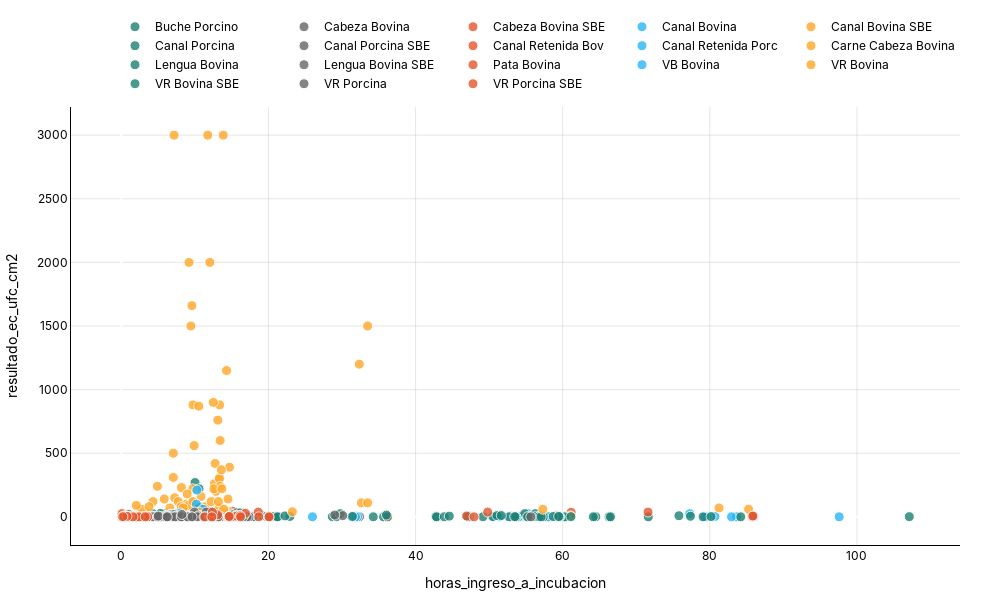

This figure's notebook cell:
### Code cell
plot_scatter(
    df=analisis_ecoli_36c_24h[analisis_ecoli_36c_24h["resultado_ec_ufc_cm2"]>0],
     x_col="horas_ingreso_a_incubacion",
      y_col="resultado_ec_ufc_cm2",
       group_col="tipo_muestra_producto", 
       size_col="", 
       order_groups=None, 
       hover_data_cols=None, 
       title="", 
       x_title=None, 
       y_title=None, 
       text_format=".1f", 
       marker_size=10, 
       marker_opacity=0.8, 
       marker_colors=None, 
       height=600, 
       width=1000, 
       font_family="Inter, Arial, sans-serif", 
       output_path=None
)

### Figure 1 — Plotly figure (JSON) as saved in the notebook; plotly's stock layout.template omitted (floating-point values rounded to 4 significant figures; data arrays with more than 128 entries replaced by an {"elided": "..."} marker saying what was removed)
{"data": [{"customdata": [["9.65", "10.0", "Buche Porcino"], ["11.55", "20.0", "Buche Porcino"], ["11.68", "10.0", "Buche Porcino"], ["8.8", "10.0", "Buche Porcino"], ["10.02", "270.0", "Buche Porcino"], ["11.17", "20.0", "Buche Porcino"], ["10.57", "220.0", "Buche Porcino"], ["7.5", "10.0", "Buche Porcino"], ["8.083", "10.0", "Buche Porcino"], ["8.017", "50.0", "Buche Porcino"], ["10.62", "30.0", "Buche Porcino"], ["9.9", "20.0", "Buche Porcino"], ["9.667", "10.0", "Buche Porcino"], ["14.17", "10.0", "Buche Porcino"], ["13.67", "10.0", "Buche Porcino"], ["12.33", "30.0", "Buche Porcino"], ["14.78", "10.0", "Buche Porcino"], ["8.417", "20.0", "Buche Porcino"], ["11.08", "10.0", "Buche Porcino"], ["11.67", "10.0", "Buche Porcino"]], "hovertemplate": "<b>tipo_muestra_producto:</b> %{customdata[2]}<br><b>horas_ingreso_a_incubacion:</b> %{customdata[0]}<br><b>resultado_ec_ufc_cm2:</b> %{customdata[1]}<extra></extra>", "marker": {"color": "#1C8074", "line": {"color": "white", "width": 1}, "opacity": 0.8, "size": 10, "sizemode": "diameter", "sizeref": 1}, "mode": "markers", "name": "Buche Porcino", "type": "scatter", "x": [9.65, 11.55, 11.68, 8.8, 10.02, 11.17, 10.57, 7.5, 8.083, 8.017, 10.62, 9.9, 9.667, 14.17, 13.67, 12.33, 14.78, 8.417, 11.08, 11.67], "y": [10, 20, 10, 10, 270, 20, 220, 10, 10, 50, 30, 20, 10, 10, 10, 30, 10, 20, 10, 10]}, {"customdata": [["8.433", "0.2", "Cabeza Bovina"], ["8.267", "2.0", "Cabeza Bovina"], ["56.67", "0.2", "Cabeza Bovina"], ["6.2", "0.8", "Cabeza Bovina"], ["5.5", "3.0", "Cabeza Bovina"], ["6.633", "5.0", "Cabeza Bovina"], ["9.1", "1.5", "Cabeza Bovina"], ["7.367", "0.2", "Cabeza Bovina"], ["8.55", "0.2", "Cabeza Bovina"], ["9.55", "0.2", "Cabeza Bovina"], ["9.233", "0.5", "Cabeza Bovina"], ["8.233", "1.0", "Cabeza Bovina"], ["32.38", "0.8", "Cabeza Bovina"], ["8.95", "9.0", "Cabeza Bovina"], ["10.17", "0.5", "Cabeza Bovina"], ["7.6", "0.2", "Cabeza Bovina"], ["2.267", "0.5", "Cabeza Bovina"], ["9.9", "0.8", "Cabeza Bovina"], ["7.35", "0.5", "Cabeza Bovina"], ["7.733", "0.2", "Cabeza Bovina"], ["9.583", "3.2", "Cabeza Bovina"], ["57.62", "0.2", "Cabeza Bovina"], ["10.3", "4.5", "Cabeza Bovina"], ["9.317", "2.0", "Cabeza Bovina"], ["13.08", "0.2", "Cabeza Bovina"], ["12.57", "0.2", "Cabeza Bovina"], ["6.15", "2.2", "Cabeza Bovina"], ["7.183", "0.8", "Cabeza Bovina"], ["7.967", "0.2", "Cabeza Bovina"], ["4.567", "0.8", "Cabeza Bovina"], ["12.03", "0.2", "Cabeza Bovina"], ["12.37", "7.5", "Cabeza Bovina"], ["7.817", "0.2", "Cabeza Bovina"], ["12.63", "0.2", "Cabeza Bovina"]], "hovertemplate": "<b>tipo_muestra_producto:</b> %{customdata[2]}<br><b>horas_ingreso_a_incubacion:</b> %{customdata[0]}<br><b>resultado_ec_ufc_cm2:</b> %{customdata[1]}<extra></extra>", "marker": {"color": "#666666", "line": {"color": "white", "width": 1}, "opacity": 0.8, "size": 10, "sizemode": "diameter", "sizeref": 1}, "mode": "markers", "name": "Cabeza Bovina", "type": "scatter", "x": [8.433, 8.267, 56.67, 6.2, 5.5, 6.633, 9.1, 7.367, 8.55, 9.55, 9.233, 8.233, 32.38, 8.95, 10.17, 7.6, 2.267, 9.9, 7.35, 7.733, 9.583, 57.62, 10.3, 9.317, 13.08, 12.57, 6.15, 7.183, 7.967, 4.567, 12.03, 12.37, 7.817, 12.63], "y": [0.25, 2, 0.25, 0.75, 3, 5, 1.5, 0.25, 0.25, 0.25, 0.5, 1, 0.75, 9, 0.5, 0.25, 0.5, 0.75, 0.5, 0.25, 3.25, 0.25, 4.5, 2, 0.25, 0.25, 2.25, 0.75, 0.25, 0.75, 0.25, 7.5, 0.25, 0.25]}, {"customdata": [["11.83", "0.5", "Cabeza Bovina SBE"], ["12.43", "6.2", "Cabeza Bovina SBE"], ["10.88", "0.2", "Cabeza Bovina SBE"], ["2.983", "0.2", "Cabeza Bovina SBE"], ["10.63", "3.0", "Cabeza Bovina SBE"], ["11", "3.8", "Cabeza Bovina SBE"], ["12.48", "0.2", "Cabeza Bovina SBE"], ["12.97", "0.2", "Cabeza Bovina SBE"], ["14.67", "13.0", "Cabeza Bovina SBE"], ["12.57", "1.5", "Cabeza Bovina SBE"], ["12.82", "0.8", "Cabeza Bovina SBE"], ["15.13", "44.2", "Cabeza Bovina SBE"], ["14.52", "1.5", "Cabeza Bovina SBE"], ["61.15", "36.0", "Cabeza Bovina SBE"], ["13", "4.5", "Cabeza Bovina SBE"], ["13.38", "1.2", "Cabeza Bovina SBE"], ["16.17", "0.2", "Cabeza Bovina SBE"], ["16.33", "0.5", "Cabeza Bovina SBE"], ["14.98", "2.0", "Cabeza Bovina SBE"], ["15.87", "0.2", "Cabeza Bovina SBE"], ["12.33", "3.0", "Cabeza Bovina SBE"], ["12.03", "0.2", "Cabeza Bovina SBE"], ["13.15", "1.8", "Cabeza Bovina SBE"], ["36.07", "0.5", "Cabeza Bovina SBE"], ["12.97", "7.5", "Cabeza Bovina SBE"], ["16.52", "15.8", "Cabeza Bovina SBE"], ["7.4", "1.0", "Cabeza Bovina SBE"], ["0.9", "1.0", "Cabeza Bovina SBE"], ["10.57", "1.5", "Cabeza Bovina SBE"], ["14.85", "0.5", "Cabeza Bovina SBE"], ["15.6", "13.5", "Cabeza Bovina SBE"], ["12.58", "1.2", "Cabeza Bovina SBE"]], "hovertemplate": "<b>tipo_muestra_producto:</b> %{customdata[2]}<br><b>horas_ingreso_a_incubacion:</b> %{customdata[0]}<br><b>resultado_ec_ufc_cm2:</b> %{customdata[1]}<extra></extra>", "marker": {"color": "#E4572E", "line": {"color": "white", "width": 1}, "opacity": 0.8, "size": 10, "sizemode": "diameter", "sizeref": 1}, "mode": "markers", "name": "Cabeza Bovina SBE", "type": "scatter", "x": [11.83, 12.43, 10.88, 2.983, 10.63, 11, 12.48, 12.97, 14.67, 12.57, 12.82, 15.13, 14.52, 61.15, 13, 13.38, 16.17, 16.33, 14.98, 15.87, 12.33, 12.03, 13.15, 36.07, 12.97, 16.52, 7.4, 0.9, 10.57, 14.85, 15.6, 12.58], "y": [0.5, 6.25, 0.25, 0.25, 3, 3.75, 0.25, 0.25, 13, 1.5, 0.75, 44.25, 1.5, 36, 4.5, 1.25, 0.25, 0.5, 2, 0.25, 3, 0.25, 1.75, 0.5, 7.5, 15.75, 1, 1, 1.5, 0.5, 13.5, 1.25]}, {"customdata": {"elided": "214x3 str values"}, "hovertemplate": "<b>tipo_muestra_producto:</b> %{customdata[2]}<br><b>horas_ingreso_a_incubacion:</b> %{customdata[0]}<br><b>resultado_ec_ufc_cm2:</b> %{customdata[1]}<extra></extra>", "marker": {"color": "#29B6F6", "line": {"color": "white", "width": 1}, "opacity": 0.8, "size": 10, "sizemode": "diameter", "sizeref": 1}, "mode": "markers", "name": "Canal Bovina", "type": "scatter", "x": {"elided": "214 float values"}, "y": {"elided": "214 float values"}}, {"customdata": [["12.17", "0.1", "Canal Bovina SBE"], ["13.83", "0.3", "Canal Bovina SBE"], ["9.75", "0.1", "Canal Bovina SBE"], ["2.75", "0.3", "Canal Bovina SBE"], ["10.57", "0.3", "Canal Bovina SBE"], ["10.7", "0.8", "Canal Bovina SBE"], ["10.83", "1.0", "Canal Bovina SBE"], ["12.38", "0.2", "Canal Bovina SBE"], ["12.75", "0.1", "Canal Bovina SBE"], ["15.1", "6.0", "Canal Bovina SBE"], ["14.45", "1.0", "Canal Bovina SBE"], ["61.08", "7.2", "Canal Bovina SBE"], ["12.93", "0.3", "Canal Bovina SBE"], ["11.8", "0.1", "Canal Bovina SBE"], ["12.2", "0.1", "Canal Bovina SBE"], ["17.25", "0.2", "Canal Bovina SBE"], ["15.63", "0.4", "Canal Bovina SBE"], ["12.42", "0.6", "Canal Bovina SBE"], ["12.27", "0.2", "Canal Bovina SBE"], ["0.1833", "0.1", "Canal Bovina SBE"], ["16.7", "25.0", "Canal Bovina SBE"], ["11.02", "0.5", "Canal Bovina SBE"], ["36", "1.0", "Canal Bovina SBE"], ["36.13", "0.7", "Canal Bovina SBE"], ["12.83", "0.2", "Canal Bovina SBE"], ["12.92", "5.5", "Canal Bovina SBE"], ["9.583", "0.2", "Canal Bovina SBE"], ["16.45", "25.0", "Canal Bovina SBE"], ["15.57", "0.5", "Canal Bovina SBE"], ["7.333", "0.4", "Canal Bovina SBE"], ["16.97", "1.0", "Canal Bovina SBE"], ["10.5", "20.8", "Canal Bovina SBE"], ["12.5", "1.0", "Canal Bovina SBE"]], "hovertemplate": "<b>tipo_muestra_producto:</b> %{customdata[2]}<br><b>horas_ingreso_a_incubacion:</b> %{customdata[0]}<br><b>resultado_ec_ufc_cm2:</b> %{customdata[1]}<extra></extra>", "marker": {"color": "#FFA726", "line": {"color": "white", "width": 1}, "opacity": 0.8, "size": 10, "sizemode": "diameter", "sizeref": 1}, "mode": "markers", "name": "Canal Bovina SBE", "type": "scatter", "x": [12.17, 13.83, 9.75, 2.75, 10.57, 10.7, 10.83, 12.38, 12.75, 15.1, 14.45, 61.08, 12.93, 11.8, 12.2, 17.25, 15.63, 12.42, 12.27, 0.1833, 16.7, 11.02, 36, 36.13, 12.83, 12.92, 9.583, 16.45, 15.57, 7.333, 16.97, 10.5, 12.5], "y": [0.08, 0.33, 0.08, 0.33, 0.33, 0.83, 1, 0.25, 0.08, 6, 1, 7.25, 0.33, 0.08, 0.08, 0.25, 0.42, 0.58, 0.17, 0.08, 25, 0.5, 1, 0.67, 0.17, 5.5, 0.25, 25, 0.5, 0.42, 1, 20.83, 1]}, {"customdata": {"elided": "295x3 str values"}, "hovertemplate": "<b>tipo_muestra_producto:</b> %{customdata[2]}<br><b>horas_ingreso_a_incubacion:</b> %{customdata[0]}<br><b>resultado_ec_ufc_cm2:</b> %{customdata[1]}<extra></extra>", "marker": {"color": "#1C8074", "line": {"color": "white", "width": 1}, "opacity": 0.8, "size": 10, "sizemode": "diameter", "sizeref": 1}, "mode": "markers", "name": "Canal Porcina", "type": "scatter", "x": {"elided": "295 float values"}, "y": {"elided": "295 float values"}}, {"customdata": [["1.1", "0.7", "Canal Porcina SBE"], ["0.1", "1.8", "Canal Porcina SBE"], ["2.4", "0.1", "Canal Porcina SBE"], ["20", "0.6", "Canal Porcina SBE"], ["1.917", "0.2", "Canal Porcina SBE"], ["1.133", "3.1", "Canal Porcina SBE"], ["0.3333", "0.1", "Canal Porcina SBE"], ["0.5333", "0.1", "Canal Porcina SBE"], ["0.08333", "0.1", "Canal Porcina SBE"], ["0.1667", "0.3", "Canal Porcina SBE"], ["0.2", "0.3", "Canal Porcina SBE"], ["0.3", "0.5", "Canal Porcina SBE"], ["0.08333", "0.8", "Canal Porcina SBE"], ["0.8", "2.2", "Canal Porcina SBE"], ["0.9333", "1.8", "Canal Porcina SBE"], ["1", "0.2", "Canal Porcina SBE"], ["0.3167", "0.2", "Canal Porcina SBE"], ["2.4", "0.1", "Canal Porcina SBE"], ["1.017", "0.2", "Canal Porcina SBE"], ["12.35", "0.1", "Canal Porcina SBE"], ["10.73", "0.2", "Canal Porcina SBE"], ["0.7", "2.2", "Canal Porcina SBE"], ["14.55", "0.2", "Canal Porcina SBE"], ["85.77", "0.5", "Canal Porcina SBE"]], "hovertemplate": "<b>tipo_muestra_producto:</b> %{customdata[2]}<br><b>horas_ingreso_a_incubacion:</b> %{customdata[0]}<br><b>resultado_ec_ufc_cm2:</b> %{customdata[1]}<extra></extra>", "marker": {"color": "#666666", "line": {"color": "white", "width": 1}, "opacity": 0.8, "size": 10, "sizemode": "diameter", "sizeref": 1}, "mode": "markers", "name": "Canal Porcina SBE", "type": "scatter", "x": [1.1, 0.1, 2.4, 20, 1.917, 1.133, 0.3333, 0.5333, 0.08333, 0.1667, 0.2, 0.3, 0.08333, 0.8, 0.9333, 1, 0.3167, 2.4, 1.017, 12.35, 10.73, 0.7, 14.55, 85.77], "y": [0.67, 1.75, 0.08, 0.58, 0.25, 3.08, 0.08, 0.08, 0.08, 0.33, 0.33, 0.5, 0.83, 2.17, 1.83, 0.17, 0.17, 0.08, 0.17, 0.08, 0.25, 2.17, 0.25, 0.5]}, {"customdata": [["1", "2.2", "Canal Retenida Bov"], ["1.033", "3.0", "Canal Retenida Bov"], ["1.067", "0.2", "Canal Retenida Bov"], ["1.133", "0.6", "Canal Retenida Bov"], ["1.167", "3.2", "Canal Retenida Bov"], ["1.2", "2.2", "Canal Retenida Bov"], ["1.233", "3.4", "Canal Retenida Bov"], ["1.267", "3.2", "Canal Retenida Bov"], ["1.3", "2.9", "Canal Retenida Bov"], ["5.833", "0.1", "Canal Retenida Bov"], ["5.9", "0.2", "Canal Retenida Bov"], ["6.767", "0.1", "Canal Retenida Bov"], ["0.5", "0.4", "Canal Retenida Bov"], ["0.5", "0.4", "Canal Retenida Bov"]], "hovertemplate": "<b>tipo_muestra_producto:</b> %{customdata[2]}<br><b>horas_ingreso_a_incubacion:</b> %{customdata[0]}<br><b>resultado_ec_ufc_cm2:</b> %{customdata[1]}<extra></extra>", "marker": {"color": "#E4572E", "line": {"color": "white", "width": 1}, "opacity": 0.8, "size": 10, "sizemode": "diameter", "sizeref": 1}, "mode": "markers", "name": "Canal Retenida Bov", "type": "scatter", "x": [1, 1.033, 1.067, 1.133, 1.167, 1.2, 1.233, 1.267, 1.3, 5.833, 5.9, 6.767, 0.5, 0.5], "y": [2.17, 3, 0.25, 0.58, 3.25, 2.17, 3.42, 3.25, 2.92, 0.08, 0.25, 0.08, 0.42, 0.42]}, {"customdata": [["0.8333", "0.2", "Canal Retenida Porc"], ["6", "0.1", "Canal Retenida Porc"]], "hovertemplate": "<b>tipo_muestra_producto:</b> %{customdata[2]}<br><b>horas_ingreso_a_incubacion:</b> %{customdata[0]}<br><b>resultado_ec_ufc_cm2:</b> %{customdata[1]}<extra></extra>", "marker": {"color": "#29B6F6", "line": {"color": "white", "width": 1}, "opacity": 0.8, "size": 10, "sizemode": "diameter", "sizeref": 1}, "mode": "markers", "name": "Canal Retenida Porc", "type": "scatter", "x": [0.8333, 6], "y": [0.25, 0.08]}, {"customdata": {"elided": "109x3 str values"}, "hovertemplate": "<b>tipo_muestra_producto:</b> %{customdata[2]}<br><b>horas_ingreso_a_incubacion:</b> %{customdata[0]}<br><b>resultado_ec_ufc_cm2:</b> %{customdata[1]}<extra></extra>", "marker": {"color": "#FFA726", "line": {"color": "white", "width": 1}, "opacity": 0.8, "size": 10, "sizemode": "diameter", "sizeref": 1}, "mode": "markers", "name": "Carne Cabeza Bovina", "type": "scatter", "x": [12.65, 10.37, 13.33, 14.57, 8, 3.4, 10.77, 13.33, 7.667, 7.25, 4.3, 7.733, 8.033, 5.833, 9.283, 1.817, 10.8, 10.83, 10.87, 10.9, 3.4, 11.15, 7.533, 6.6, 5.667, 6.483, 6.7, 11.85, 11.88, 8.167, 9.7, 9.75, 9, 13.77, 23.25, 11.48, 11.92, 12.6, 8.6, 9.983, 10.37, 7.833, 9.9, 8.633, 10.63, 9.65, 10.53, 9.6, 11.38, 0.3333, 2.5, 12.03, 11.1, 2.767, 11.03, 14.5, 7.067, 14.7, 14.3, 12.68, 9.6, 3.767, 4.9, 12.85, 10.07, 9.2, 14.2, 11.1, 10.37, 8.95, 9.45, 13.12, 13.37, 9.533, 32.35, 8.967, 14.03, 14.12, 7.167, 81.25, 13.33, 12.75, 10.05, 13.85, 13.92, 11.18, 13.6, 12.22, 9.633, 7.067, 8.867, 8.133, 9.167, 33.48, 9.717, 32.63, 13.43, 57.3, 13.43, 12.58, 8.417, 33.48, 11.75, 9.75, 13.67, 13.2, 85.27, 2.033, 12.5], "y": [260, 10, 310, 40, 10, 10, 10, 70, 10, 150, 120, 120, 20, 140, 10, 10, 80, 160, 10, 30, 30, 10, 10, 70, 10, 10, 20, 60, 10, 230, 220, 880, 20, 20, 40, 30, 10, 10, 20, 30, 10, 20, 560, 40, 30, 100, 870, 1660, 80, 20, 20, 2000, 20, 60, 10, 140, 500, 390, 1150, 10, 40, 80, 240, 200, 20, 2000, 40, 10, 20, 180, 1500, 760, 880, 20, 1200, 60, 30, 10, 3000, 70, 300, 420, 10, 3000, 60, 10, 370, 120, 110, 310, 100, 80, 90, 1500, 10, 110, 240, 60, 600, 220, 70, 110, 3000, 120, 220, 120, 60, 90, 900]}, {"customdata": [["9.45", "0.5", "Lengua Bovina"], ["5.3", "27.0", "Lengua Bovina"], ["7.333", "0.2", "Lengua Bovina"], ["7.433", "0.5", "Lengua Bovina"], ["6.9", "2.0", "Lengua Bovina"], ["5.9", "0.2", "Lengua Bovina"], ["6.183", "0.2", "Lengua Bovina"], ["9", "0.2", "Lengua Bovina"], ["9.85", "0.8", "Lengua Bovina"], ["9.65", "0.5", "Lengua Bovina"], ["8.767", "0.5", "Lengua Bovina"], ["9.933", "0.8", "Lengua Bovina"], ["10.27", "1.0", "Lengua Bovina"], ["10.58", "75.0", "Lengua Bovina"], ["12.42", "0.5", "Lengua Bovina"], ["13.18", "2.5", "Lengua Bovina"], ["12.6", "0.8", "Lengua Bovina"], ["7.117", "2.8", "Lengua Bovina"], ["5.5", "0.2", "Lengua Bovina"], ["6.617", "0.2", "Lengua Bovina"], ["12.67", "0.2", "Lengua Bovina"]], "hovertemplate": "<b>tipo_muestra_producto:</b> %{customdata[2]}<br><b>horas_ingreso_a_incubacion:</b> %{customdata[0]}<br><b>resultado_ec_ufc_cm2:</b> %{customdata[1]}<extra></extra>", "marker": {"color": "#1C8074", "line": {"color": "white", "width": 1}, "opacity": 0.8, "size": 10, "sizemode": "diameter", "sizeref": 1}, "mode": "markers", "name": "Lengua Bovina", "type": "scatter", "x": [9.45, 5.3, 7.333, 7.433, 6.9, 5.9, 6.183, 9, 9.85, 9.65, 8.767, 9.933, 10.27, 10.58, 12.42, 13.18, 12.6, 7.117, 5.5, 6.617, 12.67], "y": [0.5, 27, 0.25, 0.5, 2, 0.25, 0.25, 0.25, 0.75, 0.5, 0.5, 0.75, 1, 75, 0.5, 2.5, 0.75, 2.75, 0.25, 0.25, 0.25]}, {"customdata": [["11.97", "0.2", "Lengua Bovina SBE"], ["9.95", "0.2", "Lengua Bovina SBE"], ["10.67", "37.5", "Lengua Bovina SBE"], ["11.03", "2.5", "Lengua Bovina SBE"], ["13", "12.5", "Lengua Bovina SBE"], ["13.13", "2.2", "Lengua Bovina SBE"], ["16.22", "13.5", "Lengua Bovina SBE"], ["12.6", "0.2", "Lengua Bovina SBE"], ["15.17", "16.5", "Lengua Bovina SBE"], ["14.55", "2.0", "Lengua Bovina SBE"], ["13.03", "1.8", "Lengua Bovina SBE"], ["11.9", "0.2", "Lengua Bovina SBE"], ["12.85", "0.8", "Lengua Bovina SBE"], ["0.1833", "2.0", "Lengua Bovina SBE"], ["12.27", "0.2", "Lengua Bovina SBE"], ["16.27", "2.5", "Lengua Bovina SBE"], ["17.38", "0.2", "Lengua Bovina SBE"], ["12.37", "2.0", "Lengua Bovina SBE"], ["12.07", "1.0", "Lengua Bovina SBE"], ["16.8", "10.0", "Lengua Bovina SBE"], ["36.2", "0.2", "Lengua Bovina SBE"], ["12.92", "4.0", "Lengua Bovina SBE"], ["13", "1.2", "Lengua Bovina SBE"], ["16.58", "2.0", "Lengua Bovina SBE"], ["15.67", "32.5", "Lengua Bovina SBE"], ["17.1", "0.5", "Lengua Bovina SBE"], ["12", "14.0", "Lengua Bovina SBE"], ["12.17", "1.0", "Lengua Bovina SBE"], ["10.6", "5.5", "Lengua Bovina SBE"], ["16.35", "0.2", "Lengua Bovina SBE"], ["14.88", "0.2", "Lengua Bovina SBE"], ["12.6", "0.2", "Lengua Bovina SBE"]], "hovertemplate": "<b>tipo_muestra_producto:</b> %{customdata[2]}<br><b>horas_ingreso_a_incubacion:</b> %{customdata[0]}<br><b>resultado_ec_ufc_cm2:</b> %{customdata[1]}<extra></extra>", "marker": {"color": "#666666", "line": {"color": "white", "width": 1}, "opacity": 0.8, "size": 10, "sizemode": "diameter", "sizeref": 1}, "mode": "markers", "name": "Lengua Bovina SBE", "type": "scatter", "x": [11.97, 9.95, 10.67, 11.03, 13, 13.13, 16.22, 12.6, 15.17, 14.55, 13.03, 11.9, 12.85, 0.1833, 12.27, 16.27, 17.38, 12.37, 12.07, 16.8, 36.2, 12.92, 13, 16.58, 15.67, 17.1, 12, 12.17, 10.6, 16.35, 14.88, 12.6], "y": [0.25, 0.25, 37.5, 2.5, 12.5, 2.25, 13.5, 0.25, 16.5, 2, 1.75, 0.25, 0.75, 2, 0.25, 2.5, 0.25, 2, 1, 10, 0.25, 4, 1.25, 2, 32.5, 0.5, 14, 1, 5.5, 0.25, 0.25, 0.25]}, {"customdata": [["6.283", "0.8", "Pata Bovina"], ["8.833", "3.5", "Pata Bovina"], ["10.6", "2.0", "Pata Bovina"], ["9.5", "0.2", "Pata Bovina"], ["7.75", "0.2", "Pata Bovina"], ["6.033", "0.2", "Pata Bovina"], ["6.067", "0.2", "Pata Bovina"], ["13.5", "0.2", "Pata Bovina"], ["8.083", "1.2", "Pata Bovina"], ["9.833", "0.2", "Pata Bovina"], ["13.47", "0.5", "Pata Bovina"]], "hovertemplate": "<b>tipo_muestra_producto:</b> %{customdata[2]}<br><b>horas_ingreso_a_incubacion:</b> %{customdata[0]}<br><b>resultado_ec_ufc_cm2:</b> %{customdata[1]}<extra></extra>", "marker": {"color": "#E4572E", "line": {"color": "white", "width": 1}, "opacity": 0.8, "size": 10, "sizemode": "diameter", "sizeref": 1}, "mode": "markers", "name": "Pata Bovina", "type": "scatter", "x": [6.283, 8.833, 10.6, 9.5, 7.75, 6.033, 6.067, 13.5, 8.083, 9.833, 13.47], "y": [0.75, 3.5, 2, 0.25, 0.25, 0.25, 0.25, 0.25, 1.25, 0.25, 0.5]}, {"customdata": [["10.2", "100.0", "VB Bovina"], ["11.12", "60.0", "VB Bovina"], ["8.417", "10.0", "VB Bovina"], ["8.017", "30.0", "VB Bovina"], ["8.117", "10.0", "VB Bovina"], ["10.27", "210.0", "VB Bovina"], ["6.85", "20.0", "VB Bovina"]], "hovertemplate": "<b>tipo_muestra_producto:</b> %{customdata[2]}<br><b>horas_ingreso_a_incubacion:</b> %{customdata[0]}<br><b>resultado_ec_ufc_cm2:</b> %{customdata[1]}<extra></extra>", "marker": {"color": "#29B6F6", "line": {"color": "white", "width": 1}, "opacity": 0.8, "size": 10, "sizemode": "diameter", "sizeref": 1}, "mode": "markers", "name": "VB Bovina", "type": "scatter", "x": [10.2, 11.12, 8.417, 8.017, 8.117, 10.27, 6.85], "y": [100, 60, 10, 30, 10, 210, 20]}, {"customdata": [["8.3", "0.1", "VR Bovina"], ["9.35", "1.8", "VR Bovina"], ["9.433", "0.2", "VR Bovina"], ["7.4", "0.1", "VR Bovina"], ["6.867", "0.1", "VR Bovina"], ["7.633", "0.4", "VR Bovina"], ["7.25", "0.2", "VR Bovina"], ["8.833", "0.1", "VR Bovina"], ["8.733", "0.2", "VR Bovina"], ["9.2", "12.0", "VR Bovina"], ["8.917", "0.2", "VR Bovina"], ["8.933", "0.2", "VR Bovina"], ["7.15", "0.2", "VR Bovina"], ["8.7", "0.2", "VR Bovina"], ["7.317", "0.1", "VR Bovina"], ["10.58", "37.5", "VR Bovina"], ["10.27", "0.4", "VR Bovina"], ["9.25", "0.1", "VR Bovina"], ["12.53", "0.5", "VR Bovina"], ["7.867", "0.4", "VR Bovina"], ["4.5", "0.9", "VR Bovina"], ["8.567", "0.1", "VR Bovina"]], "hovertemplate": "<b>tipo_muestra_producto:</b> %{customdata[2]}<br><b>horas_ingreso_a_incubacion:</b> %{customdata[0]}<br><b>resultado_ec_ufc_cm2:</b> %{customdata[1]}<extra></extra>", "marker": {"color": "#FFA726", "line": {"color": "white", "width": 1}, "opacity": 0.8, "size": 10, "sizemode": "diameter", "sizeref": 1}, "mode": "markers", "name": "VR Bovina", "type": "scatter", "x": [8.3, 9.35, 9.433, 7.4, 6.867, 7.633, 7.25, 8.833, 8.733, 9.2, 8.917, 8.933, 7.15, 8.7, 7.317, 10.58, 10.27, 9.25, 12.53, 7.867, 4.5, 8.567], "y": [0.13, 1.75, 0.25, 0.13, 0.13, 0.38, 0.25, 0.13, 0.25, 12, 0.25, 0.25, 0.25, 0.25, 0.13, 37.5, 0.38, 0.13, 0.5, 0.38, 0.88, 0.13]}, {"customdata": [["12.23", "5.5", "VR Bovina SBE"], ["9.817", "0.1", "VR Bovina SBE"], ["2.883", "0.6", "VR Bovina SBE"], ["10.6", "1.1", "VR Bovina SBE"], ["10.73", "11.2", "VR Bovina SBE"], ["10.92", "5.5", "VR Bovina SBE"], ["14.63", "0.1", "VR Bovina SBE"], ["16.15", "31.2", "VR Bovina SBE"], ["12.78", "0.1", "VR Bovina SBE"], ["15.1", "15.8", "VR Bovina SBE"], ["14.48", "0.1", "VR Bovina SBE"], ["61.12", "1.5", "VR Bovina SBE"], ["12.97", "0.1", "VR Bovina SBE"], ["0.15", "0.8", "VR Bovina SBE"], ["15.95", "0.1", "VR Bovina SBE"], ["12.3", "0.1", "VR Bovina SBE"], ["12", "0.2", "VR Bovina SBE"], ["16.57", "0.1", "VR Bovina SBE"], ["36.03", "14.0", "VR Bovina SBE"], ["15.6", "12.2", "VR Bovina SBE"], ["7.367", "0.1", "VR Bovina SBE"], ["12.1", "37.5", "VR Bovina SBE"]], "hovertemplate": "<b>tipo_muestra_producto:</b> %{customdata[2]}<br><b>horas_ingreso_a_incubacion:</b> %{customdata[0]}<br><b>resultado_ec_ufc_cm2:</b> %{customdata[1]}<extra></extra>", "marker": {"color": "#1C8074", "line": {"color": "white", "width": 1}, "opacity": 0.8, "size": 10, "sizemode": "diameter", "sizeref": 1}, "mode": "markers", "name": "VR Bovina SBE", "type": "scatter", "x": [12.23, 9.817, 2.883, 10.6, 10.73, 10.92, 14.63, 16.15, 12.78, 15.1, 14.48, 61.12, 12.97, 0.15, 15.95, 12.3, 12, 16.57, 36.03, 15.6, 7.367, 12.1], "y": [5.5, 0.13, 0.63, 1.13, 11.25, 5.5, 0.13, 31.25, 0.13, 15.75, 0.13, 1.5, 0.13, 0.75, 0.13, 0.13, 0.25, 0.13, 14, 12.25, 0.13, 37.5]}, {"customdata": {"elided": "57x3 str values"}, "hovertemplate": "<b>tipo_muestra_producto:</b> %{customdata[2]}<br><b>horas_ingreso_a_incubacion:</b> %{customdata[0]}<br><b>resultado_ec_ufc_cm2:</b> %{customdata[1]}<extra></extra>", "marker": {"color": "#666666", "line": {"color": "white", "width": 1}, "opacity": 0.8, "size": 10, "sizemode": "diameter", "sizeref": 1}, "mode": "markers", "name": "VR Porcina", "type": "scatter", "x": [0.3333, 7.167, 4.333, 6.167, 11.47, 8.533, 7.667, 1, 7.767, 13.15, 4.7, 8.183, 9.083, 7.383, 4.333, 6.067, 7.4, 30.1, 9.117, 9.267, 9.033, 5.333, 8.9, 9.333, 8.3, 9.95, 6.367, 4.95, 6.767, 6.017, 10.77, 8.167, 11.77, 8.867, 13.17, 9.483, 6.25, 7.25, 9.933, 12.35, 12.47, 9.1, 9.417, 10.47, 12.08, 16.17, 5.017, 29.02, 8.15, 10.32, 9.017, 11.53, 9.617, 6.233, 8.233, 11.23, 55.67], "y": [1.5, 18.75, 0.38, 11.63, 1.38, 3.63, 6.13, 18.75, 0.25, 0.25, 0.13, 0.13, 0.25, 6.75, 0.75, 1, 0.63, 9.75, 0.5, 0.13, 0.13, 0.5, 0.63, 0.38, 0.25, 18.75, 0.75, 0.13, 0.13, 0.13, 6.63, 0.38, 0.38, 1.25, 0.5, 0.25, 1.38, 0.13, 37.5, 1.63, 1, 0.13, 0.38, 7.75, 7.5, 12.63, 6.25, 14.13, 0.75, 0.25, 0.13, 37.5, 0.25, 0.25, 18.75, 0.13, 0.38]}, {"customdata": {"elided": "55x3 str values"}, "hovertemplate": "<b>tipo_muestra_producto:</b> %{customdata[2]}<br><b>horas_ingreso_a_incubacion:</b> %{customdata[0]}<br><b>resultado_ec_ufc_cm2:</b> %{customdata[1]}<extra></extra>", "marker": {"color": "#E4572E", "line": {"color": "white", "width": 1}, "opacity": 0.8, "size": 10, "sizemode": "diameter", "sizeref": 1}, "mode": "markers", "name": "VR Porcina SBE", "type": "scatter", "x": [0.5, 1.167, 3, 0.3, 0.2667, 2.267, 1.717, 1.75, 1.783, 1.817, 3.533, 3.583, 0.1, 1, 18.62, 18.68, 20.03, 20.1, 0.45, 46.93, 1.95, 2.033, 2.067, 0.1167, 0.8333, 0.4333, 49.8, 71.6, 12, 16.1, 15.33, 0.4167, 0.35, 2.433, 1.083, 47.95, 3.25, 12.38, 11.35, 0.4, 1.583, 0.7667, 13.08, 15.7, 16.87, 12.38, 12.3, 0.2, 16.15, 16.22, 14.58, 14.62, 14.68, 85.8, 85.87], "y": [8, 0.25, 1.75, 0.25, 0.25, 1.25, 0.13, 0.13, 0.13, 0.5, 0.38, 0.5, 25.63, 0.13, 37.5, 0.25, 0.5, 0.25, 5.5, 6.88, 1.13, 0.13, 0.25, 1, 0.13, 3.75, 37.5, 37.5, 6.88, 0.13, 1.75, 8.5, 0.13, 0.13, 0.25, 0.13, 0.88, 0.25, 0.13, 0.13, 0.38, 4.38, 16.38, 6.25, 27.5, 37.5, 0.13, 1.5, 8.88, 0.25, 0.13, 0.5, 3.38, 4.88, 6.75]}], "layout": {"font": {"color": "black", "family": "Inter, Arial, sans-serif"}, "height": 600, "legend": {"orientation": "h", "title": {"text": ""}, "x": 1, "xanchor": "right", "y": 1.02, "yanchor": "bottom"}, "margin": {"b": 40, "l": 40, "r": 40, "t": 80}, "paper_bgcolor": "rgba(0,0,0,0)", "plot_bgcolor": "rgba(0,0,0,0)", "title": {"text": "<b><b>", "x": 0.5, "xanchor": "center", "y": 0.95, "yanchor": "top"}, "width": 1000, "xaxis": {"gridcolor": "rgba(0,0,0,0.1)", "linecolor": "black", "showgrid": true, "showline": true, "title": {"text": "horas_ingreso_a_incubacion"}}, "yaxis": {"gridcolor": "rgba(0,0,0,0.1)", "linecolor": "black", "showgrid": true, "showline": true, "title": {"text": "resultado_ec_ufc_cm2"}}}}
